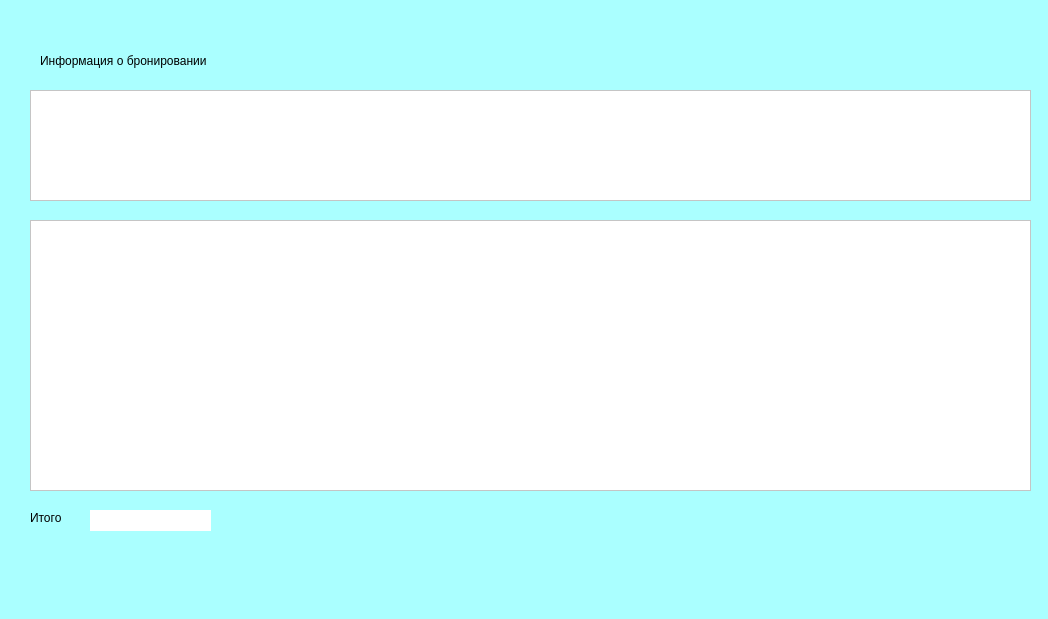
<?xml version="1.0" encoding="UTF-8"?>
<ui version="4.0">
 <class>Form</class>
 <widget class="QWidget" name="Form">
  <property name="geometry">
   <rect>
    <x>0</x>
    <y>0</y>
    <width>1048</width>
    <height>619</height>
   </rect>
  </property>
  <property name="windowTitle">
   <string>Form</string>
  </property>
  <property name="styleSheet">
   <string notr="true">background-color: rgb(170, 255, 255);</string>
  </property>
  <widget class="QLabel" name="label">
   <property name="geometry">
    <rect>
     <x>40</x>
     <y>50</y>
     <width>191</width>
     <height>21</height>
    </rect>
   </property>
   <property name="text">
    <string>Информация о бронировании</string>
   </property>
  </widget>
  <widget class="QTableWidget" name="tableWidget">
   <property name="geometry">
    <rect>
     <x>30</x>
     <y>90</y>
     <width>1001</width>
     <height>111</height>
    </rect>
   </property>
   <property name="styleSheet">
    <string notr="true">background-color: rgb(255, 255, 255);</string>
   </property>
  </widget>
  <widget class="QLabel" name="label_2">
   <property name="geometry">
    <rect>
     <x>30</x>
     <y>510</y>
     <width>55</width>
     <height>16</height>
    </rect>
   </property>
   <property name="text">
    <string>Итого</string>
   </property>
  </widget>
  <widget class="QLabel" name="label_3">
   <property name="geometry">
    <rect>
     <x>90</x>
     <y>510</y>
     <width>121</width>
     <height>21</height>
    </rect>
   </property>
   <property name="styleSheet">
    <string notr="true">background-color:rgb(255, 255, 255)</string>
   </property>
   <property name="text">
    <string/>
   </property>
  </widget>
  <widget class="QTableWidget" name="tableWidget_2">
   <property name="geometry">
    <rect>
     <x>30</x>
     <y>220</y>
     <width>1001</width>
     <height>271</height>
    </rect>
   </property>
   <property name="styleSheet">
    <string notr="true">background-color: rgb(255, 255, 255);</string>
   </property>
  </widget>
 </widget>
 <resources/>
 <connections/>
</ui>
